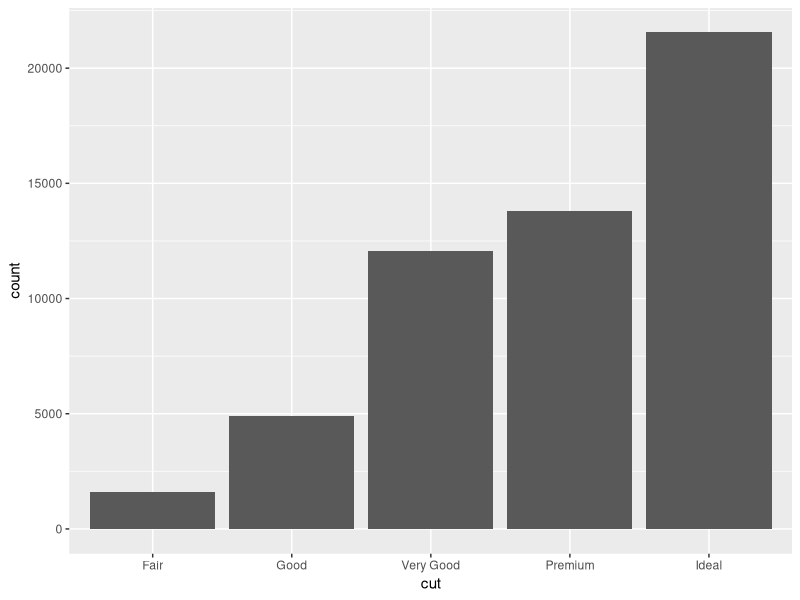
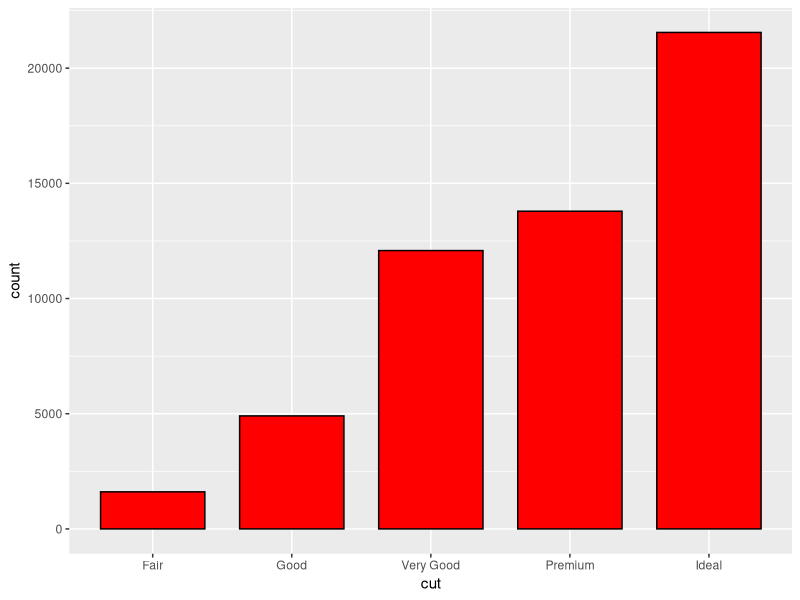
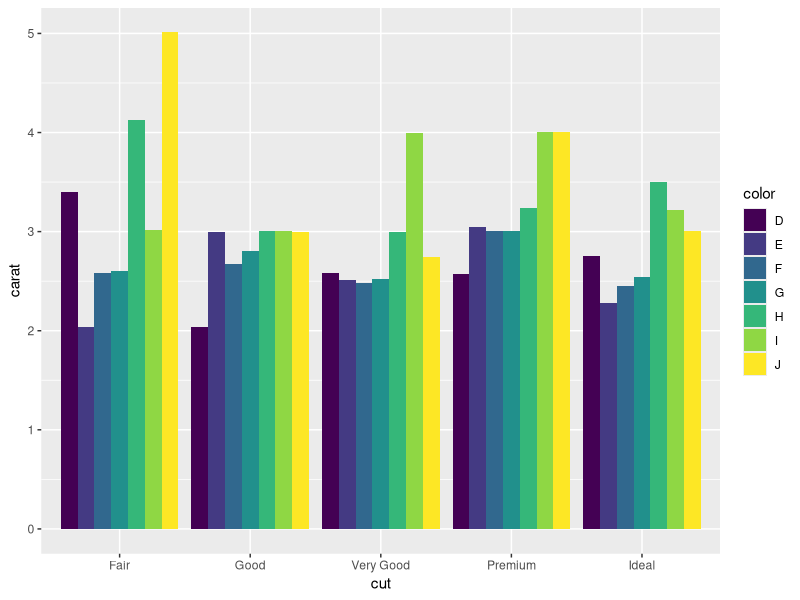

Write the R code that produced these figures, in order.
# Grammar of Graphics -- Student Presentations

library(ggplot2)

data("diamonds")
force(diamonds)
# Here, we call our dataset, diamonds.

basic_graph = ggplot(diamonds, aes(x=cut))
# Now we have a variable that represents our foundation that we'll build the graph on top of.

basic_graph + geom_bar()
# Here is just a basic graph with no aesthetics.
# This graph is telling us the amount of each cut of the diamonds observered.
# See how we used our variable, 'basic_graph'
# This way, we don't have to retype "ggplot(diamonds, aes(x=cut))" each time.

basic_graph + geom_bar(fill="red", color="black", width=0.75)
# Here we have some basic aesthetics:
# 'fill' defines the color of the bars;
# 'color' defines the color of the outline of the bars; 
# 'width' defines the width of the bars.

graph_2 = ggplot(diamonds, aes(x=cut, y=carat, fill=color))
graph_2 + geom_bar(stat="identity", position="dodge")
# Here is an even more complicated graph that does some stuff we haven't done yet.
# This graph shows the carat of each diamond in the data set, by cut quality.
# Furthermore, it shows the different colors by cut quality, and the carats of those different colors.
# We allocate diamond color to each specific cut quality by using 'fill=color' in conjunciton with 'position="dodge"'
# This is a premium example of the perfect use case for a Bar Plot: 
# We have two sets of categorical data: Color and Cut, and one set of continuous data: Carat.


